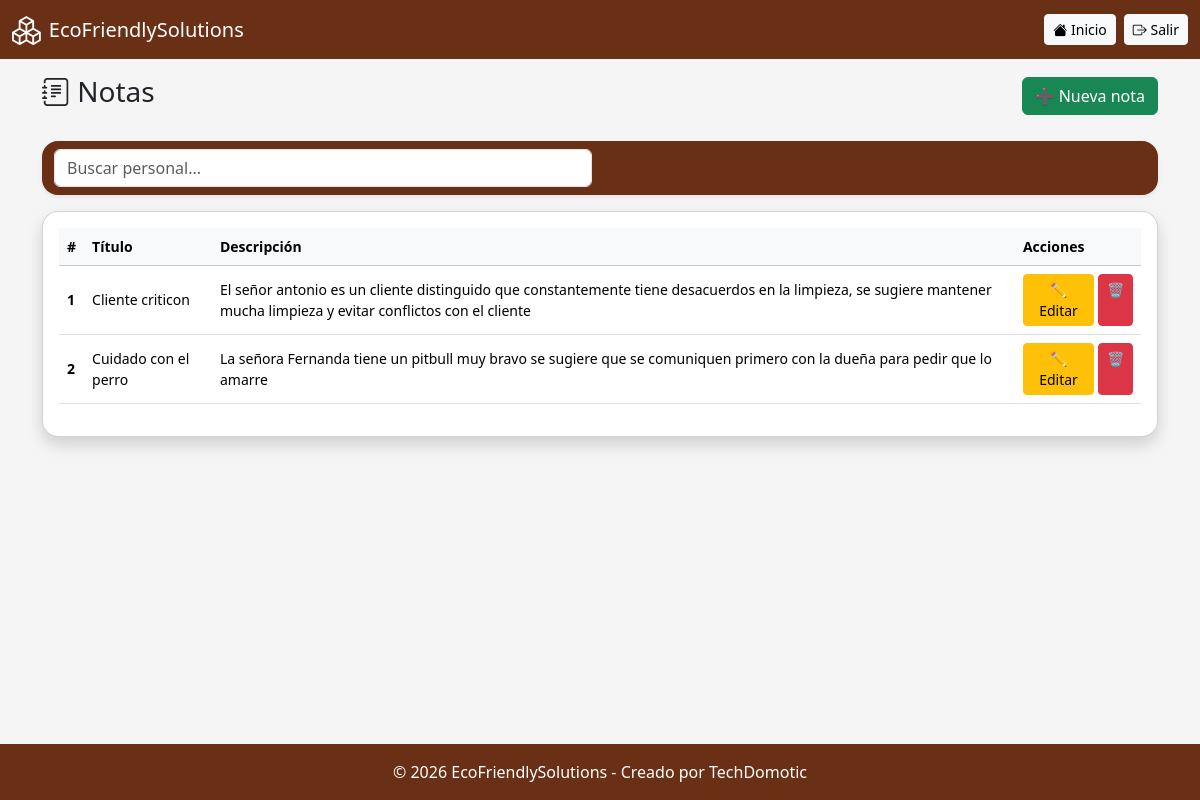
Before: /notas/listar.php (signed in) with the older database file.
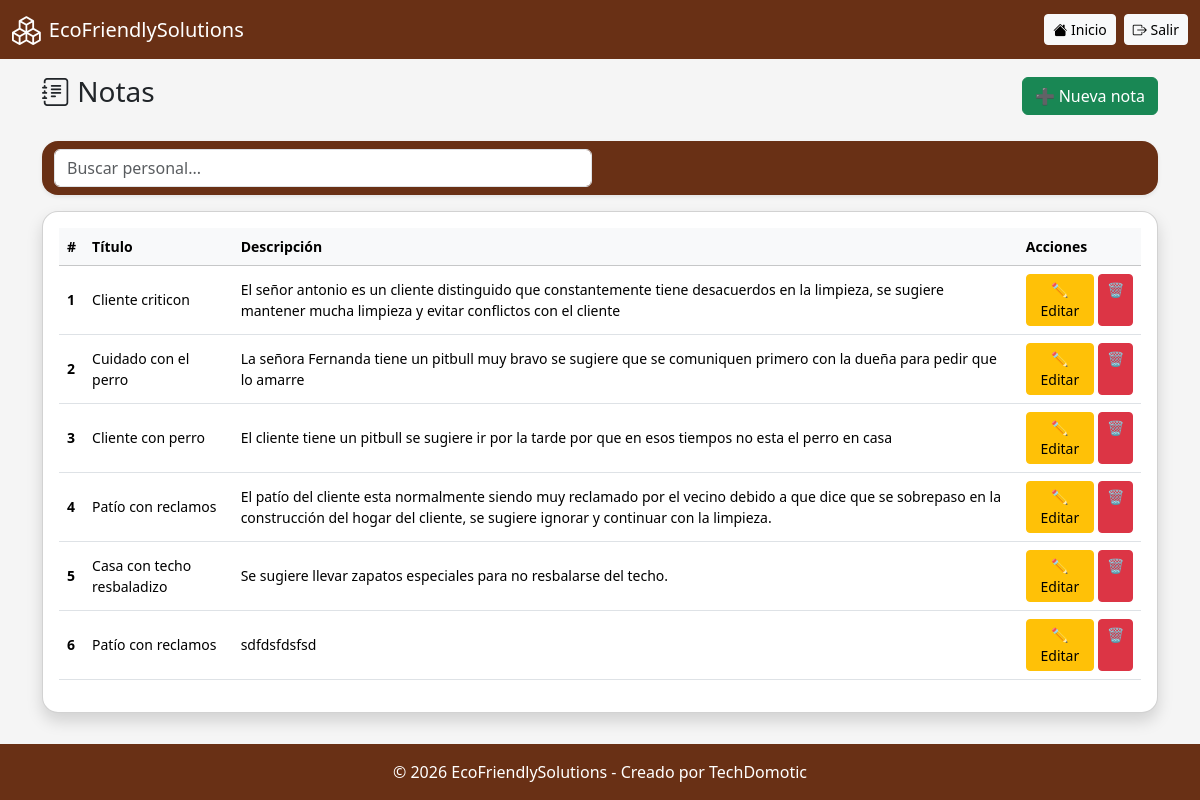
After: the same page with the newer database file.
### tables this page shows
CREATE TABLE `notas` (
  `id_notas` int(11) NOT NULL,
  `id_operacion` int(11) DEFAULT NULL,
  `titulo` varchar(150) NOT NULL,
  `escrito` varchar(500) DEFAULT NULL,
  `estatus` tinyint(1) DEFAULT 1,
  `fecha_creacion` timestamp NOT NULL DEFAULT current_timestamp()
);

### notas/listar.php (the view, shortened to what this page needs)
<?php
include '../includes/conexion.php';
include '../includes/header.php';
$result = $conn->query("
SELECT * FROM notas WHERE estatus = true
");
?>
<div class="d-flex justify-content-between align-items-center mb-4">
    <h3><i class="bi bi-journal-text"></i> Notas</h3>
    <a href="crear.php" class="btn btn-success">➕ Nueva nota</a>
</div>
<nav class="navbar bg-body-tertiary mb-3 rounded-4 shadow-sm">
  <div class="container-fluid">
    <div class="col-12 col-md-6"> <form class="d-flex" role="search" onsubmit="return false;">
            <input class="form-control me-2" type="search" id="inputBusqueda" placeholder="Buscar personal...">
        </form>
    </div>
  </div>
</nav>
<div class="card shadow rounded-4">
<div class="card-body table-responsive" style="max-height: 600px; overflow-y: auto;">
<table class="table table-hover align-middle small" id="tablaNotas">
<thead class="table-light">
<tr>
<th style="position: sticky; top: 0; z-index: 2; background-color: #f8f9fa;">#</th>
<th style="position: sticky; top: 0; z-index: 2; background-color: #f8f9fa;">T&iacute;tulo</th>
<th style="position: sticky; top: 0; z-index: 2; background-color: #f8f9fa;">Descripci&oacute;n</th>
<th style="position: sticky; top: 0; z-index: 2; background-color: #f8f9fa;">Acciones</th>
</tr>
</thead>
<tbody>
<?php $contador = 1; ?>
<?php while($row = $result->fetch_assoc()): ?>
<td><strong><?= $contador; ?></strong></td>
<td><?= htmlspecialchars($row['titulo']); ?></td>
<td><?= htmlspecialchars($row['escrito']); ?></td>
<td class="text-center">
<div class="d-flex flex-row flex-sm-row justify-content-center gap-1">
<a href="editar.php?id=<?= $row['id_notas']; ?>"
class="btn btn-sm btn-warning">
✏️ Editar
</a>
<a href="eliminar.php?id=<?= $row['id_notas'] ?>"
class="btn btn-sm btn-danger"
onclick="return confirm('¿Eliminar nota?')">🗑️</a>
</td>
</div>
<?php $contador++; ?>
<?php endwhile; ?>
</div>
<?php include '../includes/footer.php'; ?>

Changed rows visible on the page:
added notas: titulo "Cliente con perro", escrito "El cliente tiene un pitbull se sugiere ir por la tarde por que en esos tiempos no esta el perro en casa"
added notas: titulo "Patío con reclamos", escrito "El patío del cliente esta normalmente siendo muy reclamado por el vecino debido a que dice que se sobrepaso en la construcción del hogar del cliente, se sugiere ignorar y continuar con la limpieza."
added notas: titulo "Casa con techo resbaladizo", escrito "Se sugiere llevar zapatos especiales para no resbalarse del techo."
added notas: titulo "Patío con reclamos", escrito "sdfdsfdsfsd"
